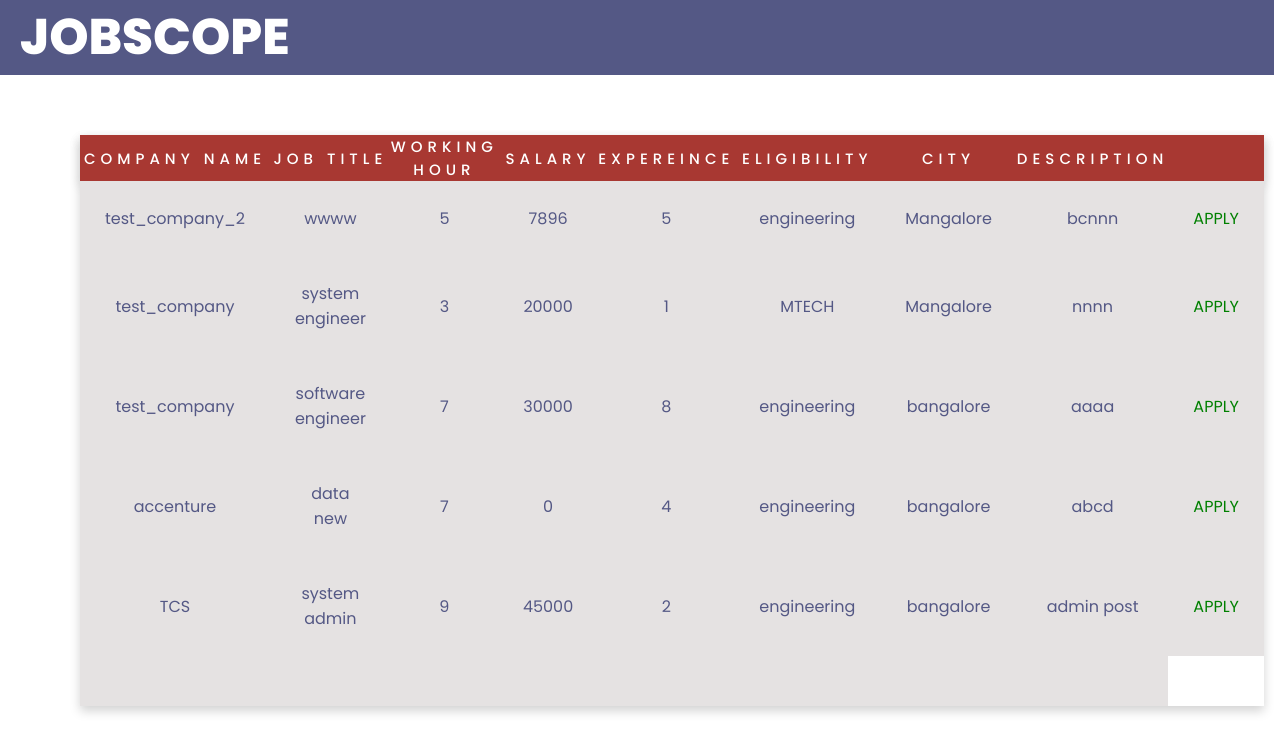
The page /jobscope/userhome2.php on the database its author committed.
### tables this page shows
CREATE TABLE `job` (
  `jobid` int(100) NOT NULL,
  `Title` varchar(200) NOT NULL,
  `Hour` int(100) NOT NULL,
  `Salary` int(200) NOT NULL,
  `Exprnce` varchar(100) NOT NULL,
  `Eligibility` varchar(200) NOT NULL,
  `City` varchar(200) NOT NULL,
  `Description` varchar(1000) NOT NULL,
  `cid` int(255) NOT NULL,
  `name` varchar(255) NOT NULL
);

### jobscope/userhome2.php (the view, shortened to what this page needs)
<?php
  $conn = mysqli_connect("localhost","root","","jobdb");
  $query = "SELECT * FROM `job` ";
 $connect = mysqli_query($conn,$query);
  $num = mysqli_num_rows($connect);
?>
<!DOCTYPE html>
<html>
<head>
	<link rel="stylesheet" type="text/css" href="userhome2.css">
</head>
<body>
	<div class="topnav">
		<h1>JOBSCOPE</h1>
	</div>
    <form action="userhome2.php" method="post">
	<div class="table" >
        <table>
            <thead>
                <tr>
                   <th>COMPANY NAME</th>
                    <th>JOB TITLE</th>
                    <th>WORKING HOUR</th>
                    <th>SALARY</th>
                    <th>EXPEREINCE</th>
                    <th>ELIGIBILITY</th>
                    <th>CITY</th>
                    <th>DESCRIPTION</th>
                    <th> </th>
                </tr>
            </thead>
            <?php
                  if($num > 0)
                  {
                    while(  $data = mysqli_fetch_assoc($connect))
                    {
                        echo "
                            <tr>
                            <td>".$data['name']."</td>
                            <td>".$data['Title']."</td>
                            <td>".$data['Hour']."</td>
                            <td>".$data['Salary']."</td>
                            <td>".$data['Exprnce']."</td>
                            <td>".$data['Eligibility']."</td>
                            <td>".$data['City']."</td>
                            <td>".$data['Description']."</td>
                            <td><a href='apply.php?jobid=$data[jobid] & Title=$data[Title] & cname=$data[name]  & Salary=$data[Salary] & Exprnce=$data[Exprnce] & Eligibility=$data[Eligibility] & City=$data[City] & Description=$data[Description] 'class='statue'>APPLY</a></td>
                            </tr>";
                    }
                  }
                ?>
            <tbody>
                <tr>
                    <td></td>
                    <td></td>
                    <td></td>
                    <td></td>
                    <td></td>
                    <td></td>
                  <td></td>
                  <td></td>
                </tr>
            </tbody>
        </table>
        </form>
</body>
</html>

### jobscope/userhome2.css (style rules this page uses)
* { margin: 0; padding: 0; box-sizing: border-box; font-family: "Poppins", sans-serif; }
.topnav { background-color: #545885; width: 100%; }
.topnav h1 { color: white; padding-left: 20px; margin-bottom: 5px; font-weight: 800; font-size: 50px; }
table { margin-top: 60px; border-collapse: collapse; box-shadow: 0 5px 10px lightgray; background-color: white; text-align: center; width: 50%; border-radius: none; }
table thead { box-shadow: 0 5px 10px lightgray; background-color: #a83832; width: 100%; }
table thead th { text-transform: uppercase; letter-spacing: 5px; font-size: 15px; font-weight: 500; color: white; font-family: "Poppins", sans-serif; }
table tbody { justify-content: center; }
table tbody td { padding: 25px; color: #545885; }
table tbody tr { background-color: rgb(229, 226, 226); }
a.statue { color: green; text-decoration: none; font: bold; }
.table { margin-left: 80px; }

### rows shown on the page
job: name "test_company_2", Title "wwww", Hour "5", Salary "7896", Exprnce "5", Eligibility "engineering", City "Mangalore", Description "bcnnn"
job: name "test_company", Title "system engineer", Hour "3", Salary "20000", Exprnce "1", Eligibility "MTECH", City "Mangalore", Description "nnnn"
job: name "test_company", Title "software engineer", Hour "7", Salary "30000", Exprnce "8", Eligibility "engineering", City "bangalore", Description "aaaa"
job: name "accenture", Title "data new", Hour "7", Salary "0", Exprnce "4", Eligibility "engineering", City "bangalore", Description "abcd"
job: name "TCS", Title "system admin", Hour "9", Salary "45000", Exprnce "2", Eligibility "engineering", City "bangalore", Description "admin post"
